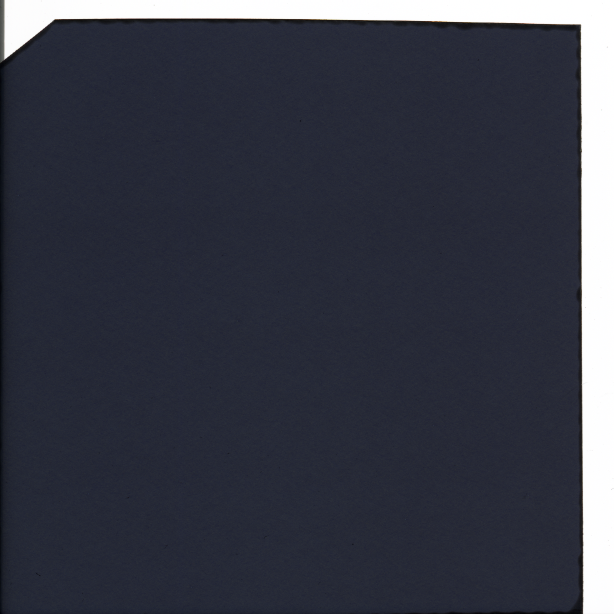
%> input picture Dosimetry/Extra/Data/EBT3_BMF_29102020_Xray180kV_10Gy_1.tif, 614 x 614 px; its folder holds only this picture in this run
$ octave runEBT3.m   (GNU Octave 9; MATLAB toolbox functions it lacks are replaced by stand-ins)
%> lines starting %> are read from the running program, lines starting %| are printed output that depends on the picture
### Dosimetry/Extra/readEBT3film.m
function [I_rgb, I_red, I_green, I_blue, I_gray] = readEBT3film(path)

% Get filename and file extension
[~, filename , ~] = fileparts(path);

%% Read EBT3 film image

% Attempt to load image file using imread
try

    % If imread is successful, store the image information
    [I_rgb, ~] = imread(path);
%> I_rgb is the input picture: size 614x614x3 uint16; mean R, G, B 18760, 19422.1, 22227.3

catch

    % Otherwise, the file is either corrupt or not a real image.
    % Throw an error and stop execution
    error(['File ', filename, ' is not a valid cell colony image!']);

end

%% Extraction of image planes

% Dimensions of input image data array
[~, ~, dims] = size(I_rgb);
%> dims = 3

% Check if the image array contains RGB channels. If so, extract RGB color
% channels and normalize them between [0,1]
if dims == 3 || dims == 4

    % Store red, green and blue channel, respectively
    I_red = double(I_rgb(:,:,1));
    I_green = double(I_rgb(:,:,2));
    I_blue = double(I_rgb(:,:,3));
    I_rgb = I_rgb(:,:,1:3);

    % Convert the RGB (truecolor) image to grayscale
    I_gray = double(rgb2gray(I_rgb));

elseif dims < 3

    % Otherwise, use the first (red) channel as the reference image
    I_rgb = double(I_rgb(:,:,1));

else

    % Throw an error and stop execution
    error('The image data array contains too many dimensions.');

end

end

### Dosimetry/Extra/getEBT3struct.m
function [struct] = getEBT3struct(path, dpi, bit, ROI_size_mm, x_range, y_range)

%% Find and store all image files in directory
filelist = getAllFiles(path);

%% Compute ROI
px_size = 25.4/dpi;     % in mm/pixel
ROI_size_px = round(ROI_size_mm/px_size);

% Define center of ROI
x_center = (x_range(2) - x_range(1)) / 2;
y_center = ((y_range(2) - y_range(1)) / 2) + y_range(1);

% Coordinate of upper left corner of ROI
x_bb = round(x_center - ROI_size_px(1)/2);
y_bb = round(y_center - ROI_size_px(2)/2);

% Define ROI bounding box
ROI_bb = [x_bb y_bb ROI_size_px(1)-1 ROI_size_px(2)-1];

%% Loop through all files

% Initialization of image structures and vectors
struct = {};
channel = {'red', 'green', 'blue', 'gray'};

for i = 1:length(filelist)

    % Get directory, filename and extension of the image file
    [~, fn, e] = fileparts(filelist{i});

    struct{i}.filename = [fn e];

    % Read EBT3 film images
    [I_rgb, I_red, I_green, I_blue, I_gray] = readEBT3film(filelist{i});

    struct{i}.rgb.img   = I_rgb;
    struct{i}.red.img   = I_red;
    struct{i}.green.img = I_green;
    struct{i}.blue.img  = I_blue;
    struct{i}.gray.img  = I_gray;

    % Spatially register images to the first (control) image
    if i > 1
        tform = registerImage(struct{1}.gray.img, struct{i}.gray.img);
    end

    for j = 1:length(channel)

        if i > 1
            struct{i}.(channel{j}).img = imwarp( ...
                struct{i}.(channel{j}).img, tform, 'OutputView', ...
                imref2d(size(struct{1}.(channel{j}).img)));
        end

        % Crop and store the image segment which contains the selected ROI
        struct{i}.(channel{j}).ROI = imcrop(struct{i}.(channel{j}).img, ...
            ROI_bb);

        % Compute and store the mean and standard deviation of each ROI
        struct{i}.(channel{j}).PV    = mean2(struct{i}.(channel{j}).ROI);
        struct{i}.(channel{j}).sigma = std2(struct{i}.(channel{j}).ROI);

        % Compute optical density (OD)
        struct{i}.(channel{j}).OD = log10(2^bit/struct{i}.(channel{j}).PV);

    end
%> after the loop, struct = 1 item

    % Plot superimposed ROI on EBT3 film
    figure(); imshow(struct{i}.gray.img, [])
    hold on
    rectangle('Position', ROI_bb, 'EdgeColor','r', 'LineWidth', 3)
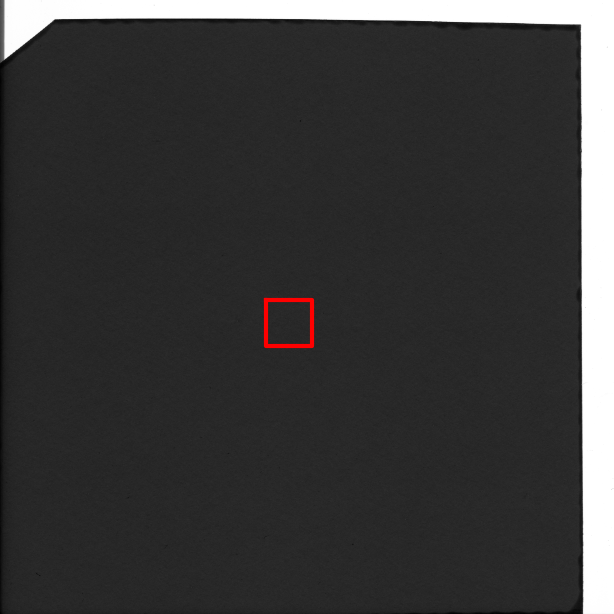
%> figure redrawn from the program's plot data

    % Plot line profile (roughly) through the EBT3 film
    x = [0 size(struct{i}.rgb.img,2)];
%> x = [0 614]
    y = [size(struct{i}.rgb.img,1)/2 size(struct{i}.rgb.img,1)/2];
%> y = [307 307]
    c = improfile(struct{i}.rgb.img, x, y);

    figure()
    subplot(2,1,1)
    imshow(struct{i}.rgb.img)
    hold on
    plot(x, y, 'r')
    subplot(2,1,2)
    plot(c(:,1,1), 'r')
    hold on
    plot(c(:,1,2), 'g')
    plot(c(:,1,3), 'b')
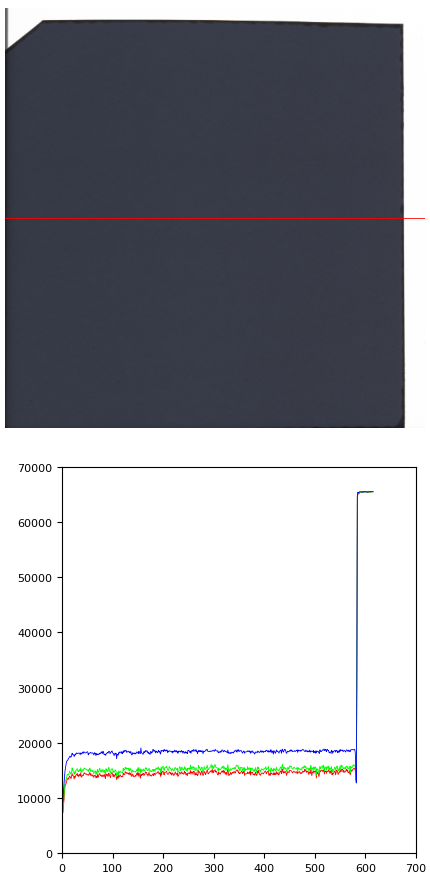
%> figure redrawn from the program's plot data, 2 panels
    hold off

end

end

### Dosimetry/Extra/getAllFiles.m
function [fileList, folderList] = getAllFiles(path)

dirData = dir(path);                    % Get the data for the current directory
dirIndex = [dirData.isdir];             % Find the index for directories
fileList = {dirData(~dirIndex).name}';  % Get a list of the files

%% Prepend path to files
if ~isempty(fileList)
    fileList = cellfun(@(x) fullfile(path,x), fileList, 'UniformOutput', false);
end

%% Get a list of the subdirectories
subDirs = {dirData(dirIndex).name};

%% Find index of subdirectories that are not '.' or '..'
validIndex = ~ismember(subDirs, {'.', '..'});

%% Loop over valid subdirectories
for iDir = find(validIndex)

    % Get the subdirectory path
    nextDir = fullfile(path,subDirs{iDir});
    % Recursively call getAllFiles
    fileList = [fileList; getAllFiles(nextDir)];

end

end

### Dosimetry/Extra/runEBT3.m
clc
clear all
close all
delete(findall(0, 'type', 'figure', 'tag', 'TMWWaitbar'))
delete(findall(0, 'type', 'figure', 'tag', 'testGUI_tag'))
warning('off','all')

%% Source directory of files

path = 'C:\Users\delmo\Dropbox\Jobb\Matlab\Dosimetry\EBT3 Olga\New Folder\Data';

%% Variables

% Scanning resolution (in dpi), bit depth and ROI size (in mm)
dpi = 300;
bit = 48;
ROI_size_mm = [4 4];

% EBT3 film dose (in Gy)
dose = [10.0 10.0 10.0 10.0 5.0 5.0 5.0 5.0 7.0 7.0 7.0 7.0];

% Define EBT3 film x- and y-coordinate range (in pixels)
x_range_px = [1  580];
y_range_px = [35 613];

%% Get EBT3 variable structure
EBT3struct = getEBT3struct(path, dpi, bit, ROI_size_mm, ...
    x_range_px, y_range_px);
%> EBT3struct = 1 item

$ run again, on Dosimetry/Extra/Data/EBT3_BMF_29102020_Xray180kV_5Gy_1.tif
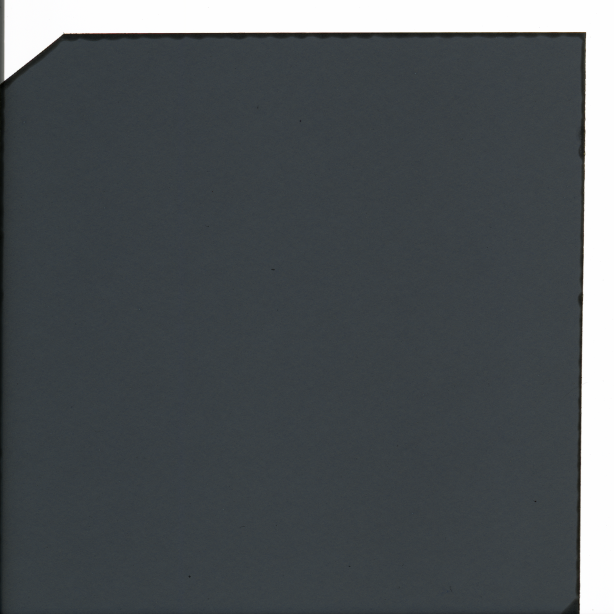
%> input picture Dosimetry/Extra/Data/EBT3_BMF_29102020_Xray180kV_5Gy_1.tif, 614 x 614 px
%> in readEBT3film, I_rgb is the input picture: size 614x614x3 uint16; mean R, G, B 24105, 25378.7, 26126.1
%> after the loop in getEBT3struct, `for j = 1:length(channel)`: struct = 1 item
%> in getEBT3struct, `rectangle('Position', ROI_bb, 'EdgeColor','r', 'LineWidth', 3)`:
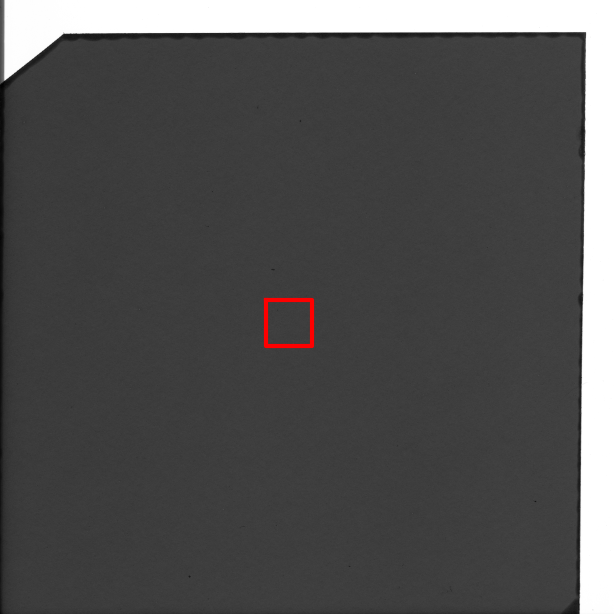
%> figure redrawn from the program's plot data
%> x = [0 614]
%> y = [307 307]
%> in getEBT3struct, `plot(c(:,1,3), 'b')`:
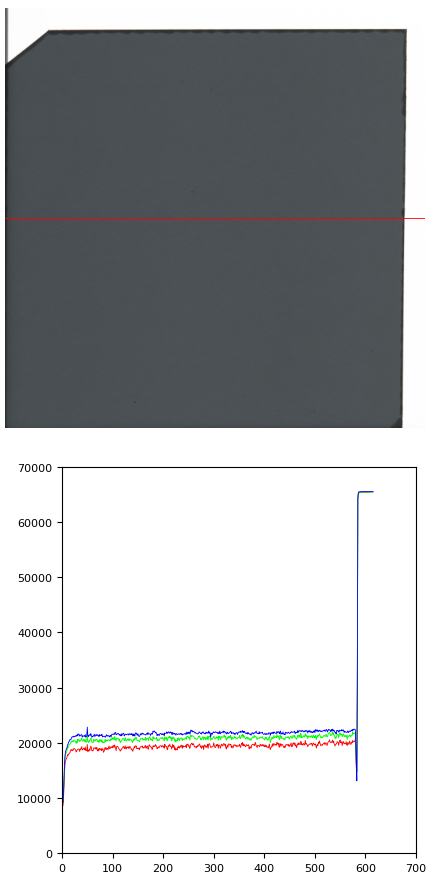
%> figure redrawn from the program's plot data, 2 panels
%> EBT3struct = 1 item

$ run again, on Dosimetry/Extra/Data/EBT3_BMF_29102020_Xray180kV_5Gy_2.tif
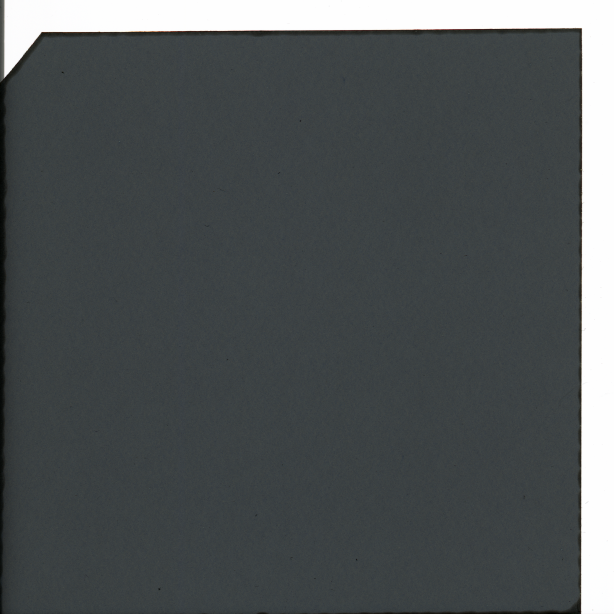
%> input picture Dosimetry/Extra/Data/EBT3_BMF_29102020_Xray180kV_5Gy_2.tif, 614 x 614 px
%> in readEBT3film, I_rgb is the input picture: size 614x614x3 uint16; mean R, G, B 25748, 26855.2, 27162
%> after the loop in getEBT3struct, `for j = 1:length(channel)`: struct = 1 item
%> in getEBT3struct, `rectangle('Position', ROI_bb, 'EdgeColor','r', 'LineWidth', 3)`:
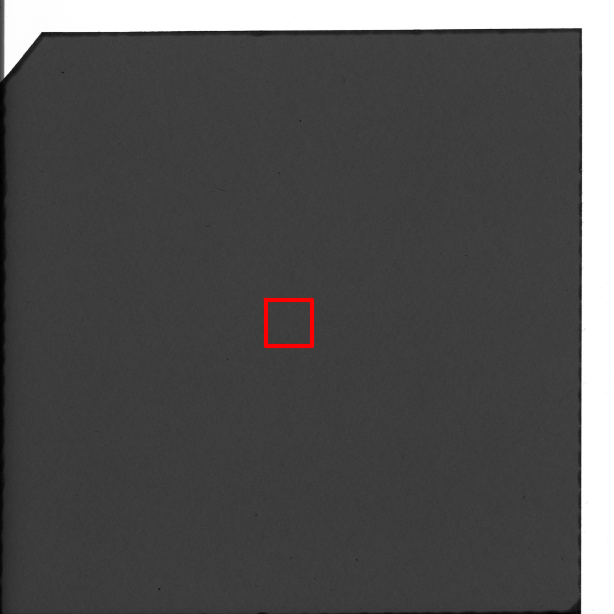
%> figure redrawn from the program's plot data
%> x = [0 614]
%> y = [307 307]
%> in getEBT3struct, `plot(c(:,1,3), 'b')`:
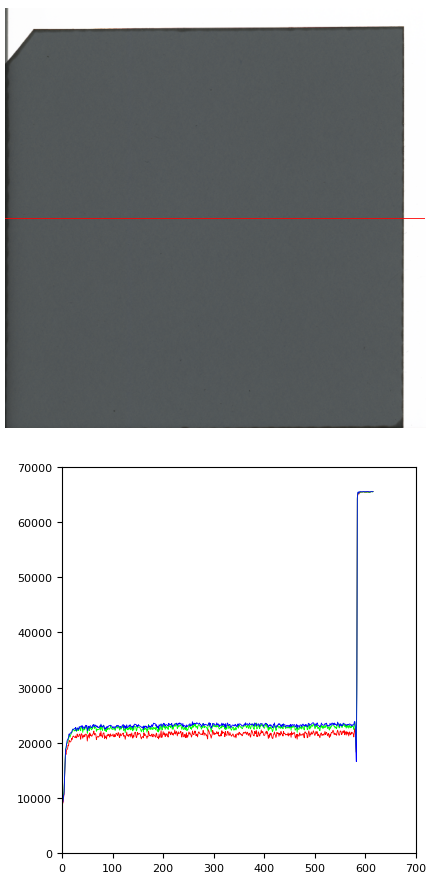
%> figure redrawn from the program's plot data, 2 panels
%> EBT3struct = 1 item

$ run again, on Dosimetry/Extra/Data/EBT3_BMF_29102020_Xray180kV_5Gy_3.tif
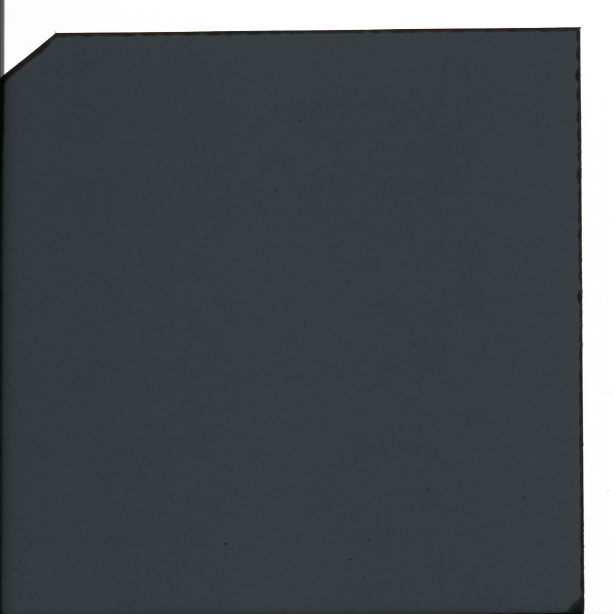
%> input picture Dosimetry/Extra/Data/EBT3_BMF_29102020_Xray180kV_5Gy_3.tif, 614 x 614 px
%> in readEBT3film, I_rgb is the input picture: size 614x614x3 uint16; mean R, G, B 24059.8, 25333.4, 26092
%> after the loop in getEBT3struct, `for j = 1:length(channel)`: struct = 1 item
%> in getEBT3struct, `rectangle('Position', ROI_bb, 'EdgeColor','r', 'LineWidth', 3)`:
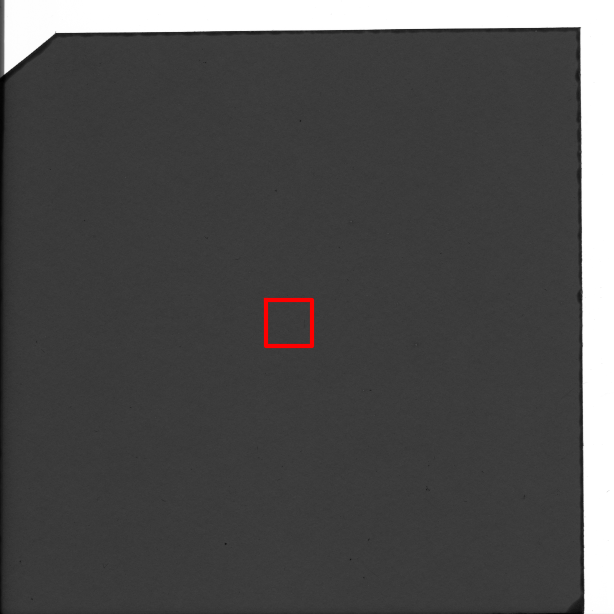
%> figure redrawn from the program's plot data
%> x = [0 614]
%> y = [307 307]
%> in getEBT3struct, `plot(c(:,1,3), 'b')`:
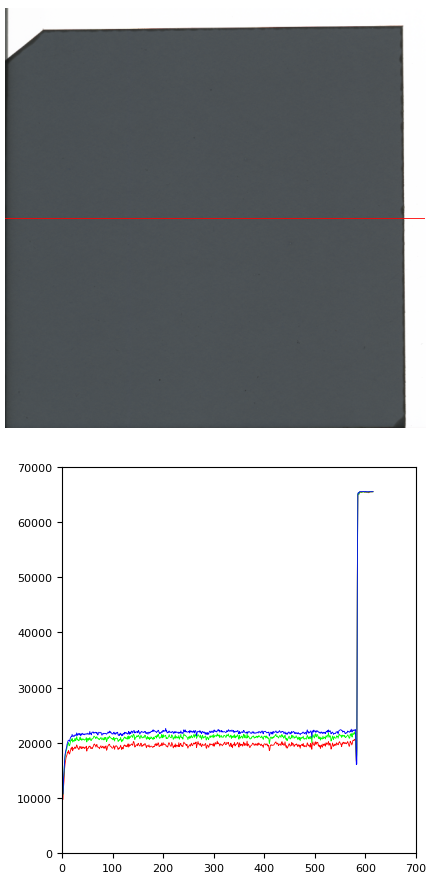
%> figure redrawn from the program's plot data, 2 panels
%> EBT3struct = 1 item

$ run again, on Dosimetry/Extra/Data/EBT3_BMF_29102020_Xray180kV_10Gy_2.tif
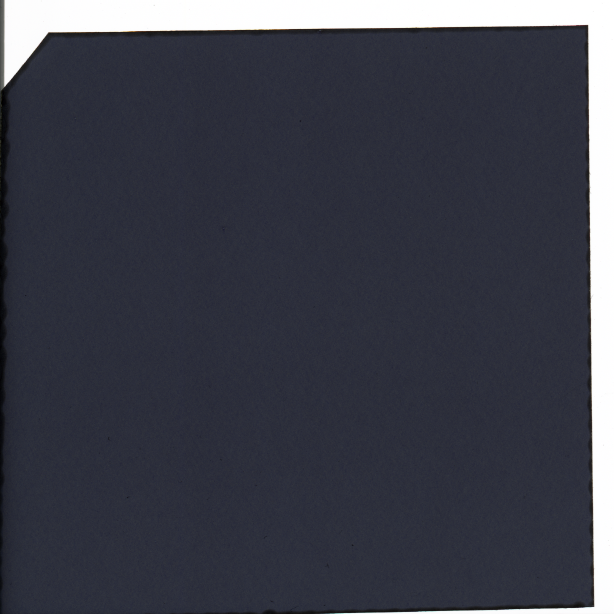
%> input picture Dosimetry/Extra/Data/EBT3_BMF_29102020_Xray180kV_10Gy_2.tif, 614 x 614 px
%> in readEBT3film, I_rgb is the input picture: size 614x614x3 uint16; mean R, G, B 20119.1, 20603.2, 23200.2
%> after the loop in getEBT3struct, `for j = 1:length(channel)`: struct = 1 item
%> in getEBT3struct, `rectangle('Position', ROI_bb, 'EdgeColor','r', 'LineWidth', 3)`:
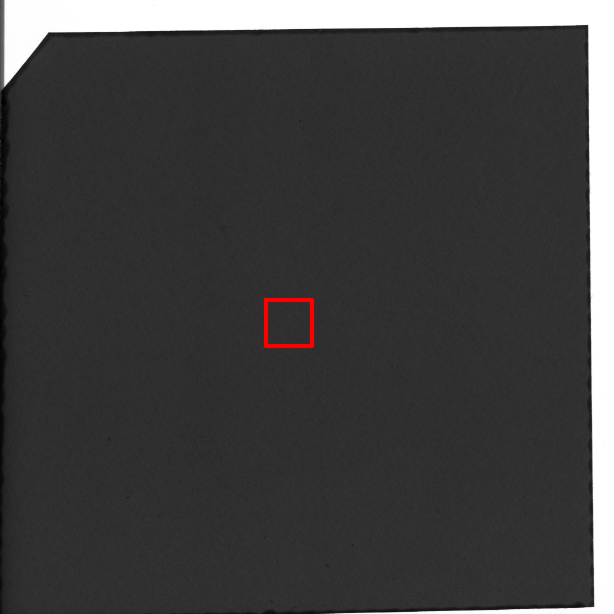
%> figure redrawn from the program's plot data
%> x = [0 614]
%> y = [307 307]
%> in getEBT3struct, `plot(c(:,1,3), 'b')`:
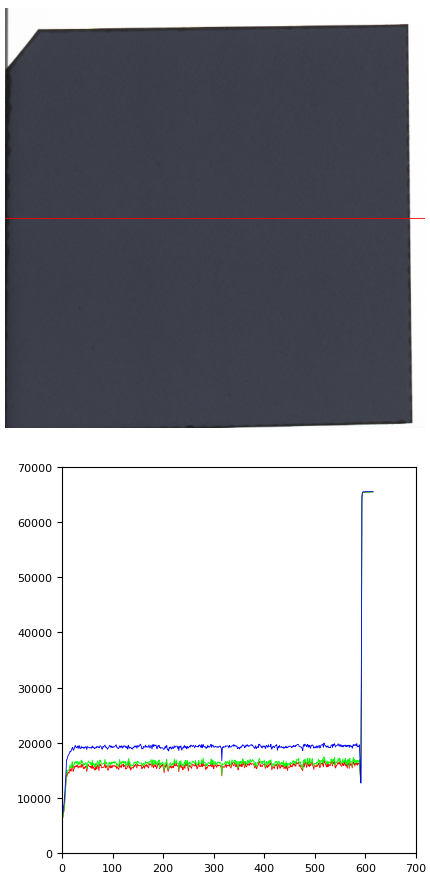
%> figure redrawn from the program's plot data, 2 panels
%> EBT3struct = 1 item
